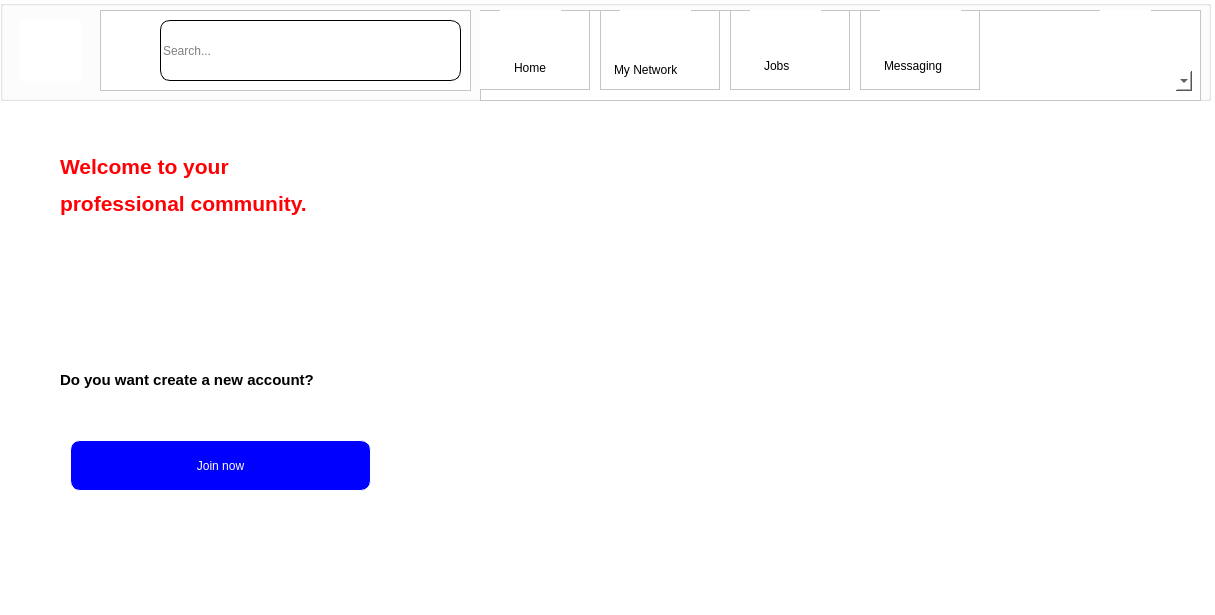
<?xml version="1.0" encoding="UTF-8"?>
<ui version="4.0">
 <class>Welcome</class>
 <widget class="QMainWindow" name="Welcome">
  <property name="geometry">
   <rect>
    <x>0</x>
    <y>0</y>
    <width>1215</width>
    <height>615</height>
   </rect>
  </property>
  <property name="windowTitle">
   <string>Welcome</string>
  </property>
  <property name="styleSheet">
   <string notr="true">background-color: rgb(255, 255, 255);</string>
  </property>
  <widget class="QWidget" name="centralwidget">
   <widget class="QGroupBox" name="groupBox">
    <property name="geometry">
     <rect>
      <x>0</x>
      <y>0</y>
      <width>1211</width>
      <height>101</height>
     </rect>
    </property>
    <property name="title">
     <string/>
    </property>
    <widget class="QLabel" name="label">
     <property name="geometry">
      <rect>
       <x>20</x>
       <y>20</y>
       <width>61</width>
       <height>61</height>
      </rect>
     </property>
     <property name="styleSheet">
      <string notr="true">image: url(:/new/prefix1/photo/Linkdin.png);</string>
     </property>
     <property name="text">
      <string/>
     </property>
    </widget>
    <widget class="QFrame" name="frame">
     <property name="geometry">
      <rect>
       <x>100</x>
       <y>10</y>
       <width>371</width>
       <height>81</height>
      </rect>
     </property>
     <property name="frameShape">
      <enum>QFrame::StyledPanel</enum>
     </property>
     <property name="frameShadow">
      <enum>QFrame::Raised</enum>
     </property>
     <widget class="QLineEdit" name="lineEdit">
      <property name="geometry">
       <rect>
        <x>60</x>
        <y>10</y>
        <width>301</width>
        <height>61</height>
       </rect>
      </property>
      <property name="styleSheet">
       <string notr="true">border-radius:10px;
font: 75 12pt &quot;MS Shell Dlg 2&quot;;
border:1px solid black;</string>
      </property>
      <property name="placeholderText">
       <string>Search...</string>
      </property>
     </widget>
     <widget class="QLabel" name="label_2">
      <property name="geometry">
       <rect>
        <x>4</x>
        <y>10</y>
        <width>51</width>
        <height>61</height>
       </rect>
      </property>
      <property name="styleSheet">
       <string notr="true">image: url(:/new/prefix1/photo/Search.png);</string>
      </property>
      <property name="text">
       <string/>
      </property>
     </widget>
    </widget>
    <widget class="QFrame" name="frame_2">
     <property name="geometry">
      <rect>
       <x>480</x>
       <y>10</y>
       <width>721</width>
       <height>91</height>
      </rect>
     </property>
     <property name="frameShape">
      <enum>QFrame::StyledPanel</enum>
     </property>
     <property name="frameShadow">
      <enum>QFrame::Raised</enum>
     </property>
     <widget class="QPushButton" name="pushButton_2">
      <property name="geometry">
       <rect>
        <x>620</x>
        <y>0</y>
        <width>51</width>
        <height>51</height>
       </rect>
      </property>
      <property name="styleSheet">
       <string notr="true">border:1px solid white;
background-image: url(:/new/prefix1/photo/icons8-user-50.png);
image: url(:/new/prefix1/photo/icons8-user-50.png);</string>
      </property>
      <property name="text">
       <string/>
      </property>
     </widget>
     <widget class="QComboBox" name="comboBox">
      <property name="geometry">
       <rect>
        <x>602</x>
        <y>60</y>
        <width>111</width>
        <height>22</height>
       </rect>
      </property>
      <property name="styleSheet">
       <string notr="true">font: 75 8pt &quot;MS Shell Dlg 2&quot;;
border:1px solid white;</string>
      </property>
     </widget>
     <widget class="QFrame" name="frame_4">
      <property name="geometry">
       <rect>
        <x>120</x>
        <y>0</y>
        <width>120</width>
        <height>80</height>
       </rect>
      </property>
      <property name="styleSheet">
       <string notr="true">*{

}
*:hover{
border-bottom : 1px solid black;
}</string>
      </property>
      <property name="frameShape">
       <enum>QFrame::StyledPanel</enum>
      </property>
      <property name="frameShadow">
       <enum>QFrame::Raised</enum>
      </property>
      <widget class="QPushButton" name="pushButton_4">
       <property name="geometry">
        <rect>
         <x>20</x>
         <y>0</y>
         <width>71</width>
         <height>51</height>
        </rect>
       </property>
       <property name="styleSheet">
        <string notr="true">font: 75 10pt &quot;MS Shell Dlg 2&quot;;
border:1px solid white;
image: url(:/new/prefix1/photo/mynetwork (1).png);</string>
       </property>
       <property name="text">
        <string/>
       </property>
      </widget>
      <widget class="QLabel" name="label_3">
       <property name="geometry">
        <rect>
         <x>10</x>
         <y>50</y>
         <width>101</width>
         <height>20</height>
        </rect>
       </property>
       <property name="styleSheet">
        <string notr="true">font: 75 10pt &quot;MS Shell Dlg 2&quot;;
color: rgb(0, 0, 0);
border:1px solid white;</string>
       </property>
       <property name="text">
        <string>My Network</string>
       </property>
      </widget>
     </widget>
     <widget class="QFrame" name="frame_5">
      <property name="geometry">
       <rect>
        <x>250</x>
        <y>0</y>
        <width>120</width>
        <height>80</height>
       </rect>
      </property>
      <property name="styleSheet">
       <string notr="true">*{

}
*:hover{
border-bottom : 1px solid black;
}</string>
      </property>
      <property name="frameShape">
       <enum>QFrame::StyledPanel</enum>
      </property>
      <property name="frameShadow">
       <enum>QFrame::Raised</enum>
      </property>
      <widget class="QPushButton" name="pushButton_3">
       <property name="geometry">
        <rect>
         <x>20</x>
         <y>0</y>
         <width>71</width>
         <height>41</height>
        </rect>
       </property>
       <property name="styleSheet">
        <string notr="true">font: 75 10pt &quot;MS Shell Dlg 2&quot;;
image: url(:/new/prefix1/photo/bag (1).png);
border:1px solid white;</string>
       </property>
       <property name="text">
        <string/>
       </property>
      </widget>
      <widget class="QLabel" name="label_5">
       <property name="geometry">
        <rect>
         <x>30</x>
         <y>40</y>
         <width>41</width>
         <height>31</height>
        </rect>
       </property>
       <property name="styleSheet">
        <string notr="true">font: 75 11pt &quot;MS Shell Dlg 2&quot;;
color: rgb(0, 0, 0);
border:1px solid white;
</string>
       </property>
       <property name="text">
        <string>Jobs</string>
       </property>
      </widget>
     </widget>
     <widget class="QFrame" name="frame_6">
      <property name="geometry">
       <rect>
        <x>380</x>
        <y>0</y>
        <width>120</width>
        <height>80</height>
       </rect>
      </property>
      <property name="styleSheet">
       <string notr="true">*{

}
*:hover{
border-bottom : 1px solid black;
}</string>
      </property>
      <property name="frameShape">
       <enum>QFrame::StyledPanel</enum>
      </property>
      <property name="frameShadow">
       <enum>QFrame::Raised</enum>
      </property>
      <widget class="QLabel" name="label_6">
       <property name="geometry">
        <rect>
         <x>20</x>
         <y>40</y>
         <width>91</width>
         <height>31</height>
        </rect>
       </property>
       <property name="styleSheet">
        <string notr="true">font: 75 11pt &quot;MS Shell Dlg 2&quot;;
color: rgb(0, 0, 0);
border:1px solid white;</string>
       </property>
       <property name="text">
        <string>Messaging</string>
       </property>
      </widget>
      <widget class="QPushButton" name="pushButton_5">
       <property name="geometry">
        <rect>
         <x>20</x>
         <y>0</y>
         <width>81</width>
         <height>51</height>
        </rect>
       </property>
       <property name="styleSheet">
        <string notr="true">font: 75 10pt &quot;MS Shell Dlg 2&quot;;
border:1px solid white;
image: url(:/new/prefix1/photo/download.png);</string>
       </property>
       <property name="text">
        <string/>
       </property>
      </widget>
     </widget>
     <widget class="QFrame" name="frame_3">
      <property name="geometry">
       <rect>
        <x>-10</x>
        <y>0</y>
        <width>120</width>
        <height>80</height>
       </rect>
      </property>
      <property name="styleSheet">
       <string notr="true">*{
transition : width 2s;
}
*:hover{
border-bottom : 1px solid black;
}</string>
      </property>
      <property name="frameShape">
       <enum>QFrame::StyledPanel</enum>
      </property>
      <property name="frameShadow">
       <enum>QFrame::Raised</enum>
      </property>
      <widget class="QPushButton" name="pushButton">
       <property name="geometry">
        <rect>
         <x>30</x>
         <y>0</y>
         <width>61</width>
         <height>51</height>
        </rect>
       </property>
       <property name="styleSheet">
        <string notr="true">border-color: rgb(255, 255, 255);
image: url(:/new/prefix1/photo/Home.jpg);
background-image: url(:/new/prefix1/photo/Home.jpg);
border:1px solid white;</string>
       </property>
       <property name="text">
        <string/>
       </property>
      </widget>
      <widget class="QLabel" name="label_4">
       <property name="geometry">
        <rect>
         <x>40</x>
         <y>50</y>
         <width>51</width>
         <height>16</height>
        </rect>
       </property>
       <property name="styleSheet">
        <string notr="true">font: 75 10pt &quot;MS Shell Dlg 2&quot;;
color: rgb(0, 0, 0);
border:1px solid white;</string>
       </property>
       <property name="text">
        <string>Home</string>
       </property>
      </widget>
     </widget>
    </widget>
   </widget>
   <widget class="QPushButton" name="pushButton_6">
    <property name="geometry">
     <rect>
      <x>70</x>
      <y>440</y>
      <width>301</width>
      <height>51</height>
     </rect>
    </property>
    <property name="styleSheet">
     <string notr="true">*{
border-radius:10px;
background-color: rgb(0, 0, 255);
font: 75 16pt &quot;MS Shell Dlg 2&quot;;
color: rgb(255, 255, 255);
border:1px solid white;
}
:hover{
color:black;
}</string>
    </property>
    <property name="text">
     <string>Join now</string>
    </property>
   </widget>
   <widget class="QLabel" name="label_14">
    <property name="geometry">
     <rect>
      <x>60</x>
      <y>350</y>
      <width>361</width>
      <height>61</height>
     </rect>
    </property>
    <property name="styleSheet">
     <string notr="true">font: 7pt &quot;Sans Serif Collection&quot;;</string>
    </property>
    <property name="text">
     <string>&lt;html&gt;&lt;head/&gt;&lt;body&gt;&lt;p&gt;&lt;span style=&quot; font-size:11pt; font-weight:600;&quot;&gt;Do you want create a new account?&lt;/p&gt;&lt;/body&gt;&lt;/html&gt;</string>
    </property>
   </widget>
   <widget class="QLabel" name="label_13">
    <property name="geometry">
     <rect>
      <x>60</x>
      <y>130</y>
      <width>341</width>
      <height>111</height>
     </rect>
    </property>
    <property name="styleSheet">
     <string notr="true">backgroundcolor:rgb(255, 255, 255)</string>
    </property>
    <property name="text">
     <string>&lt;html&gt;&lt;head/&gt;&lt;body&gt;&lt;p&gt;&lt;span style=&quot; font-size:16pt; font-weight:600; color:#ff0105;&quot;&gt;Welcome to your &lt;/span&gt;&lt;/p&gt;&lt;p&gt;&lt;span style=&quot; font-size:16pt; font-weight:600; color:#ff0105;&quot;&gt;professional community.&lt;/span&gt;&lt;/p&gt;&lt;/body&gt;&lt;/html&gt;</string>
    </property>
   </widget>
   <widget class="QLabel" name="label_7">
    <property name="geometry">
     <rect>
      <x>440</x>
      <y>130</y>
      <width>741</width>
      <height>421</height>
     </rect>
    </property>
    <property name="styleSheet">
     <string notr="true">border-image: url(:/new/prefix1/photo/Jowhareh_galleries_3_poster_5990c24f_85a6_410a_b02d_7895b4fc57d0.jpeg);
border-radius:20px;
border-color: rgb(0, 0, 0);</string>
    </property>
    <property name="text">
     <string/>
    </property>
   </widget>
  </widget>
  <widget class="QMenuBar" name="menubar">
   <property name="geometry">
    <rect>
     <x>0</x>
     <y>0</y>
     <width>1215</width>
     <height>25</height>
    </rect>
   </property>
  </widget>
  <widget class="QStatusBar" name="statusbar"/>
 </widget>
 <resources/>
 <connections/>
</ui>
